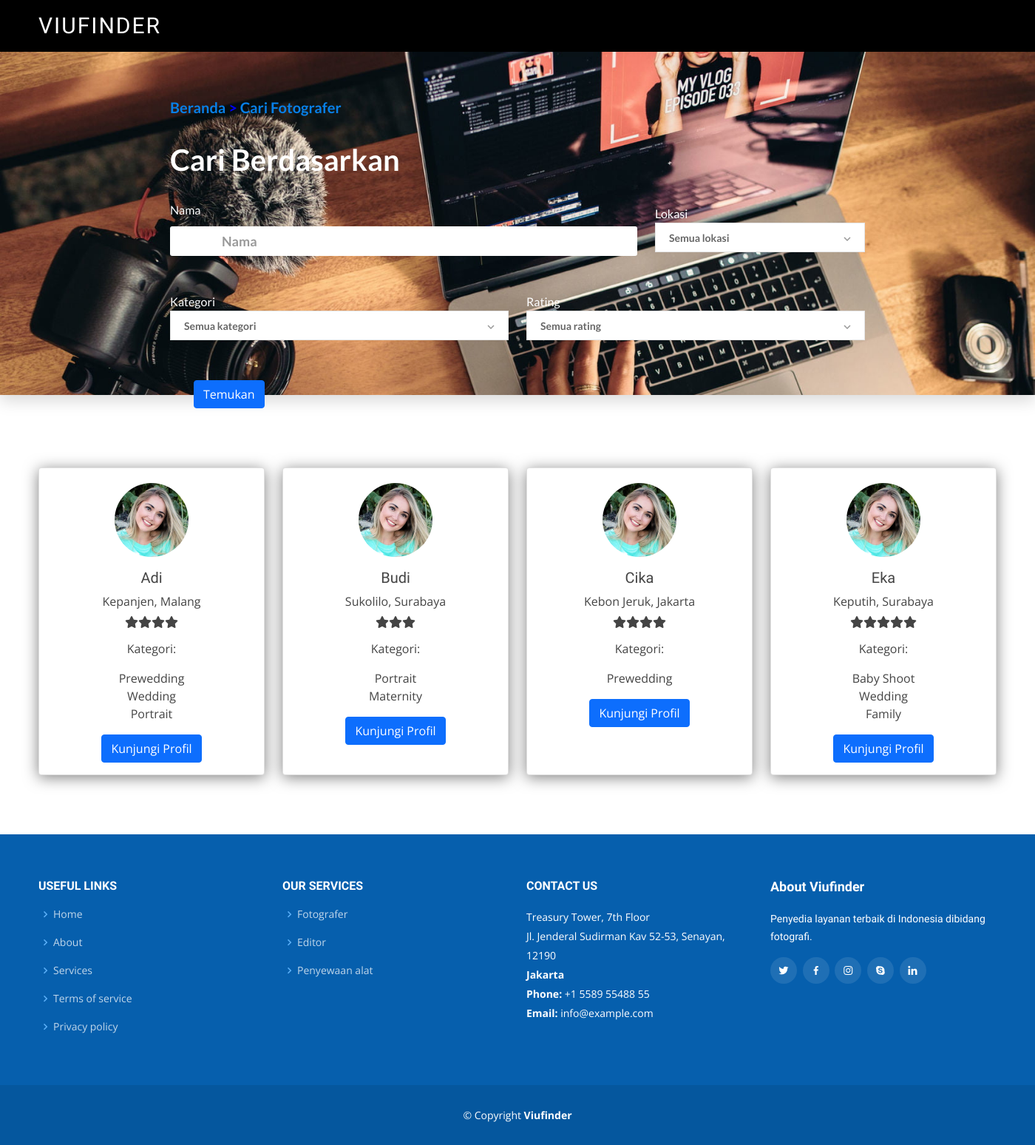
Screenshot of /carifotografer.php with the database file from the repository.
### tables this page shows
CREATE TABLE `penyedia_jasa` (
    `pjasa_id` int(11) NOT NULL AUTO_INCREMENT,
    `pjasa_nama` varchar(100),
    `pjasa_kontak` varchar(15),
    `pjasa_alamat` varchar(1024),
    `pjasa_tempatlahir` varchar(200),
    `pjasa_tanggallahir` date,
    `pjasa_foto` mediumblob,
    `pjasa_jkel` varchar(2),
    `pjasa_email` varchar(100) NOT NULL,
    `pjasa_password` varchar(100) NOT NULL,
    `pjasa_statusaktif` varchar(100),
    PRIMARY KEY (`pjasa_id`)
);

CREATE TABLE `kategori_jasa` (
    `ktg_id` int NOT NULL AUTO_INCREMENT,
    `ktg_kategori` varchar(64),
    PRIMARY KEY (`ktg_id`)
);

### carifotografer.php (the view, shortened to what this page needs)
<html>
  <head>
    <link href="assets/css/main.css" rel="stylesheet" />
    <link href="https://cdn.jsdelivr.net/npm/bootstrap@5.0.2/dist/css/bootstrap.min.css" rel="stylesheet" />
    <link href="assets/vendor/animate.css/animate.min.css" rel="stylesheet" />
    <link href="assets/vendor/aos/aos.css" rel="stylesheet" />
    <link href="assets/vendor/bootstrap/css/bootstrap.min.css" rel="stylesheet" />
    <link href="assets/vendor/bootstrap-icons/bootstrap-icons.css" rel="stylesheet" />
    <link href="assets/vendor/boxicons/css/boxicons.min.css" rel="stylesheet" />
    <link href="assets/vendor/glightbox/css/glightbox.min.css" rel="stylesheet" />
    <link href="assets/vendor/remixicon/remixicon.css" rel="stylesheet" />
    <link href="assets/vendor/swiper/swiper-bundle.min.css" rel="stylesheet" />
    <link href="assets/css/style.css" rel="stylesheet">
  </head>
  <body>
    <header id="header" class="sticky-top d-flex align-items-center bg-black">
      <div class="container d-flex align-items-center justify-content-between">
        <h1 class="logo"><a href="index.php">Viufinder</a></h1>
      </div>
    </header>
    <div class="s008">
      <form>
        <div class="inner-form">
          <div class="advance-search">
            <span class="awal"><a href="index.html">Beranda</a> > <a href="carieditor.html">Cari Fotografer</a></span>
            <span class="desc">Cari Berdasarkan</span>
            <div class="row">
              <div class="col input-field">
                <span>Nama</span>
                <div class="">
                  <input type="text" class="form-control" id="nama" placeholder="Nama" />
                </div>
              </div>
              <div class="input-field">
                <span>Lokasi</span>
                <div class="input-select">
                  <select id="lokasi" data-trigger="" name="choices-single-defaul">
                    <option placeholder="" value="">Semua lokasi</option>
                  </select>
                </div>
              </div>
            </div>
            <div class="row">
              <div class="col input-field">
                <span>Kategori</span>
                <div class="input-select">
                  <select id="kategori" data-trigger="" name="choices-single-defaul">
                    <option placeholder="" value="">Semua kategori</option>
                  </select>
                </div>
              </div>
              <div class="col input-field">
                <span>Rating</span>
                <div class="input-select">
                  <select id="rating" data-trigger="" name="choices-single-defaul">
                    <option placeholder="" value="">Semua rating</option>
                  </select>
                </div>
              </div>
            </div>
            <div><br></div>
          </div>
        </div>
      </form>
    </div>
    <div class="searchbutton1">
      <div class="container">
        <div class="row">
          <div class="input-field">
            <div class="group-btn">
              <button class="btn btn-primary" onclick="search()">Temukan</button>
            </div>
          </div>
        </div>
      </div>
    </div>
    <div class="foto">
      <div class="container">
        <div class="row justify-content-center">
          <div class="col lg-12 info-panel">
            <div class="row row-cols-1 row-cols-md-4 g-4">
            <?php
                include_once("database/db_connection.php");
                $name = (isset($_GET['nama'])) ? $_GET['nama'] : '';
                $category = (isset($_GET['kategori'])) ? $_GET['kategori'] : '';
                $ratingMin = (isset($_GET['minrating'])) ? $_GET['minrating'] : 0;
                $ratingMax = (isset($_GET['maxrating'])) ? $_GET['maxrating'] : 5;
                $location = (isset($_GET['lokasi'])) ? $_GET['lokasi'] : '';
                $fotografer = "SELECT p.pjasa_id, p.pjasa_nama, p.pjasa_alamat, p.pjasa_foto, f.*, k.* FROM penyedia_jasa AS p
                                INNER JOIN penyedia_jasa_rangkap AS r ON p.pjasa_id = r.pjasa_id
                                INNER JOIN fotografer as f ON r.ftg_id = f.ftg_id
                                INNER JOIN fotografer_kategori fk ON fk.ftg_id = f.ftg_id
                                INNER JOIN kategori_jasa k ON k.ktg_id = fk.ktg_id";
                $query = "SELECT DISTINCT(pjasa_id), pjasa_nama, pjasa_alamat, ftg_id, ftg_rating, ftg_tarif FROM ($fotografer) ftg
                          WHERE pjasa_nama LIKE '%$name%'
                          AND pjasa_alamat LIKE '%$location%'
                          AND ftg_rating > $ratingMin AND ftg_rating <= $ratingMax
                          AND ktg_kategori LIKE '%$category%'";
                $result = mysqli_query($conn, $query);
                if ($result->num_rows > 0) {
                  while($row = $result->fetch_assoc()){
                    $nama = $row['pjasa_nama'];
                    $id = $row['pjasa_id'];
                    $ftgid = $row['ftg_id'];
                    $alamat = $row['pjasa_alamat'];
                  ?>
                  <div class="col mx-auto">
                    <div class="card h-100 text-center">
                      <img src="/assets/img/blog/comments-1.jpg" width=100px height=100px class="rounded-circle mx-auto" alt="...">
                      <div class="card-body">
                        <div class="card-title">
                          <h5><?php echo $nama; ?></h5>
                          <h7><?php echo $alamat;?></h7>
                        </div>
                        <p class="card-text">
                          <?php
                            $rating = $row['ftg_rating'];
                            for ($i=0; $i < $rating; $i++) {
                              echo '<i class="fas fa-star"></i>';
                            }
                          ?>
                        </p>
                        <p>
                          <?php
                            $kategori = "SELECT ktg_kategori FROM kategori_jasa AS k
                                        INNER JOIN fotografer_kategori AS fk ON k.ktg_id = fk.ktg_id
                                        INNER JOIN fotografer AS f ON fk.ftg_id = f.ftg_id
                                        WHERE f.ftg_id = $ftgid";
                            $resultKategori = mysqli_query($conn, $kategori);
                            echo "Kategori: <br>";
                            while($rowKategori = $resultKategori->fetch_assoc()){
                              ?>
                              <div class="bd-highlight">
                                <?php echo $rowKategori['ktg_kategori']; ?>
                              </div>
                              <?php
                            }
                          ?>
                        </p>
                        <a href="profil_sediajasa.php?id=<?php echo $id; ?>" class="btn btn-primary text-white">Kunjungi Profil</a>
                      </div>
                    </div>
                  </div>
                <?php
                  }
                } else {
                  echo "<h1>Tidak ada hasil</h1>";
                }
                ?>
            </div>
        </div>
      </div>
    </div>
    <footer id="footer">
      <div class="footer-top">
        <div class="container">
          <div class="row">
            <div class="col-lg-3 col-md-6 footer-links">
              <h4>Useful Links</h4>
              <ul>
                <li><i class="bx bx-chevron-right"></i> <a href="#home">Home</a></li>
                <li><i class="bx bx-chevron-right"></i> <a href="#about">About</a></li>
                <li><i class="bx bx-chevron-right"></i> <a href="#services">Services</a></li>
                <li><i class="bx bx-chevron-right"></i> <a href="#">Terms of service</a></li>
                <li><i class="bx bx-chevron-right"></i> <a href="#">Privacy policy</a></li>
              </ul>
            </div>
            <div class="col-lg-3 col-md-6 footer-links">
              <h4>Our Services</h4>
              <ul>
                <li><i class="bx bx-chevron-right"></i> <a href="#services">Fotografer</a></li>
                <li><i class="bx bx-chevron-right"></i> <a href="#services">Editor</a></li>
                <li><i class="bx bx-chevron-right"></i> <a href="#services">Penyewaan alat</a></li>
              </ul>
            </div>
            <div class="col-lg-3 col-md-6 footer-contact">
              <h4>Contact Us</h4>
              <p>
                Treasury Tower, 7th Floor<br>
                Jl. Jenderal Sudirman Kav 52-53, Senayan, 12190<br>
                <strong>Jakarta</strong><br>
                <strong>Phone:</strong> +1 5589 55488 55<br>
                <strong>Email:</strong> info@example.com<br>
              </p>
            </div>
            <div class="col-lg-3 col-md-6 footer-info">
              <h3>About Viufinder</h3>
              <p>Penyedia layanan terbaik di Indonesia dibidang fotografi.</p>
              <div class="social-links mt-3">
                <a href="#" class="twitter"><i class="bx bxl-twitter"></i></a>
                <a href="#" class="facebook"><i class="bx bxl-facebook"></i></a>
                <a href="#" class="instagram"><i class="bx bxl-instagram"></i></a>
                <a href="#" class="google-plus"><i class="bx bxl-skype"></i></a>
                <a href="#" class="linkedin"><i class="bx bxl-linkedin"></i></a>
              </div>
            </div>
          </div>
        </div>
      </div>
      <div class="container">
        <div class="copyright">
          &copy; Copyright <strong><span>Viufinder</span></strong>
        </div>
      </div>
    </footer>
  </body>
</html>

### assets/css/style.css (style rules this page uses)
body { font-family: "Open Sans", sans-serif; color: #444444; }
a { text-decoration: none; color: #0880e8; }
h1, h2, h3, h4, h5, h6 { font-family: "Raleway", sans-serif; }
#header { background: rgba(0, 0, 0, 0.1); transition: all 0.5s; z-index: 997; height: 70px; }
#header .logo { font-size: 30px; margin: 0; padding: 0; line-height: 1; font-weight: 400; letter-spacing: 2px; text-transform: uppercase; }
#header .logo a { color: #fff; }
#footer { background: #05579e; padding: 0 0 30px 0; color: #fff; font-size: 14px; }
#footer .footer-top { background: #065fad; padding: 60px 0 30px 0; }
#footer .footer-top .footer-info { margin-bottom: 30px; }
#footer .footer-top .footer-info h3 { font-size: 18px; margin: 0 0 20px 0; padding: 2px 0 2px 0; line-height: 1; font-weight: 700; }
#footer .footer-top .footer-info p { font-size: 14px; line-height: 24px; margin-bottom: 0; font-family: "Raleway", sans-serif; color: #fff; }
#footer .footer-top .social-links a { font-size: 16px; display: inline-block; background: rgba(255, 255, 255, 0.1); color: #fff; line-height: 1; padding: 10px 0; margin-right: 4px; border-radius: 50%; text-align: center; width: 36px; height: 36px; transition: 0.3s; }
#footer .footer-top h4 { font-size: 16px; font-weight: bold; color: #fff; text-transform: uppercase; position: relative; padding-bottom: 12px; }
#footer .footer-top .footer-links { margin-bottom: 30px; }
#footer .footer-top .footer-links ul { list-style: none; padding: 0; margin: 0; }
#footer .footer-top .footer-links ul i { padding-right: 2px; color: #5db1f9; font-size: 18px; line-height: 1; }
#footer .footer-top .footer-links ul li { padding: 10px 0; display: flex; align-items: center; }
#footer .footer-top .footer-links ul li:first-child { padding-top: 0; }
#footer .footer-top .footer-links ul a { color: rgba(255, 255, 255, 0.75); transition: 0.3s; display: inline-block; line-height: 1; }
#footer .footer-top .footer-contact { margin-bottom: 30px; }
#footer .footer-top .footer-contact p { line-height: 26px; }
#footer .copyright { text-align: center; padding-top: 30px; }

### rows the page displays
penyedia_jasa: pjasa_nama "Adi", pjasa_alamat "Kepanjen, Malang"
kategori_jasa: ktg_kategori "Prewedding"
kategori_jasa: ktg_kategori "Wedding"
kategori_jasa: ktg_kategori "Portrait"
penyedia_jasa: pjasa_nama "Budi", pjasa_alamat "Sukolilo, Surabaya"
kategori_jasa: ktg_kategori "Maternity"
penyedia_jasa: pjasa_nama "Cika", pjasa_alamat "Kebon Jeruk, Jakarta"
penyedia_jasa: pjasa_nama "Eka", pjasa_alamat "Keputih, Surabaya"
kategori_jasa: ktg_kategori "Baby Shoot"
kategori_jasa: ktg_kategori "Family"
